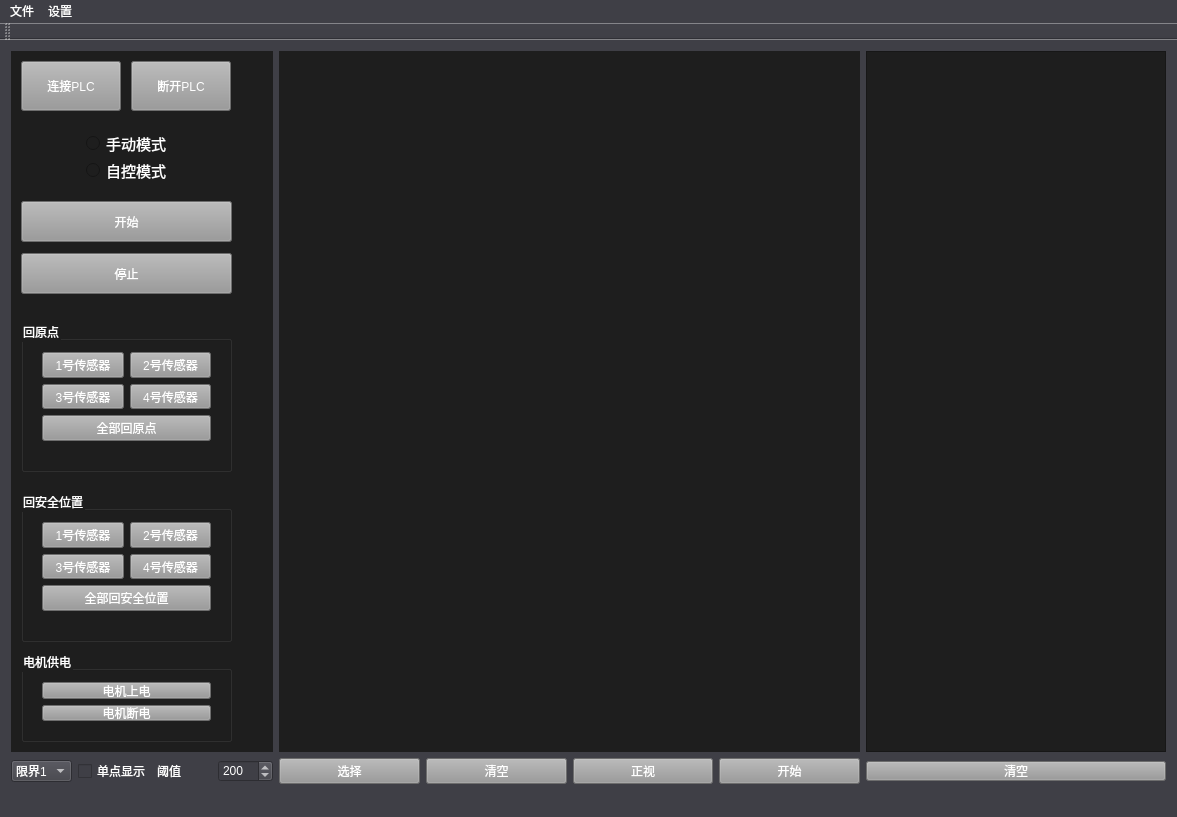
<?xml version="1.0" encoding="UTF-8"?>
<ui version="4.0">
 <class>MainWindow</class>
 <widget class="QMainWindow" name="MainWindow">
  <property name="geometry">
   <rect>
    <x>0</x>
    <y>0</y>
    <width>1177</width>
    <height>803</height>
   </rect>
  </property>
  <property name="focusPolicy">
   <enum>Qt::NoFocus</enum>
  </property>
  <property name="windowTitle">
   <string>MainWindow</string>
  </property>
  <property name="styleSheet">
   <string notr="true">background-color: rgb(63,63,70);
color: rgb(255, 255, 255);</string>
  </property>
  <property name="tabShape">
   <enum>QTabWidget::Rounded</enum>
  </property>
  <property name="dockNestingEnabled">
   <bool>false</bool>
  </property>
  <widget class="QWidget" name="centralWidget">
   <layout class="QGridLayout" name="gridLayout">
    <item row="1" column="2">
     <widget class="QPushButton" name="textClear">
      <property name="minimumSize">
       <size>
        <width>300</width>
        <height>20</height>
       </size>
      </property>
      <property name="maximumSize">
       <size>
        <width>300</width>
        <height>20</height>
       </size>
      </property>
      <property name="styleSheet">
       <string notr="true">QPushButton{background-color: rgb(152, 152, 152)}

QPushButton:hover{background-color: rgb(53, 161, 79);}

QPushButton:pressed{background-color: rgb(53, 161, 79)}</string>
      </property>
      <property name="text">
       <string>清空</string>
      </property>
     </widget>
    </item>
    <item row="0" column="2">
     <layout class="QVBoxLayout" name="verticalLayout">
      <item>
       <widget class="QTextEdit" name="textEdit_Msg">
        <property name="minimumSize">
         <size>
          <width>300</width>
          <height>636</height>
         </size>
        </property>
        <property name="maximumSize">
         <size>
          <width>300</width>
          <height>16777215</height>
         </size>
        </property>
        <property name="font">
         <font>
          <family>Microsoft New Tai Lue</family>
          <pointsize>10</pointsize>
          <kerning>true</kerning>
         </font>
        </property>
        <property name="styleSheet">
         <string notr="true">background-color: rgb(30,30,30);
color: rgb(255, 255, 255);</string>
        </property>
        <property name="readOnly">
         <bool>true</bool>
        </property>
       </widget>
      </item>
     </layout>
    </item>
    <item row="1" column="1">
     <layout class="QHBoxLayout" name="horizontalLayout">
      <item>
       <widget class="QPushButton" name="openPictureFile">
        <property name="styleSheet">
         <string notr="true">QPushButton{background-color: rgb(152, 152, 152)}

QPushButton:hover{background-color: rgb(53, 161, 79);}

QPushButton:pressed{background-color: rgb(53, 161, 79)}</string>
        </property>
        <property name="text">
         <string>选择</string>
        </property>
       </widget>
      </item>
      <item>
       <widget class="QPushButton" name="clearScatter">
        <property name="styleSheet">
         <string notr="true">QPushButton{background-color: rgb(152, 152, 152)}

QPushButton:hover{background-color: rgb(53, 161, 79);}

QPushButton:pressed{background-color: rgb(53, 161, 79)}</string>
        </property>
        <property name="text">
         <string>清空</string>
        </property>
       </widget>
      </item>
      <item>
       <widget class="QPushButton" name="FrontView">
        <property name="styleSheet">
         <string notr="true">QPushButton{background-color: rgb(152, 152, 152)}

QPushButton:hover{background-color: rgb(53, 161, 79);}

QPushButton:pressed{background-color: rgb(53, 161, 79)}</string>
        </property>
        <property name="text">
         <string>正视</string>
        </property>
       </widget>
      </item>
      <item>
       <widget class="QPushButton" name="startProcess">
        <property name="styleSheet">
         <string notr="true">QPushButton{background-color: rgb(152, 152, 152)}

QPushButton:hover{background-color: rgb(53, 161, 79);}

QPushButton:pressed{background-color: rgb(53, 161, 79)}</string>
        </property>
        <property name="text">
         <string>开始</string>
        </property>
       </widget>
      </item>
     </layout>
    </item>
    <item row="0" column="1">
     <widget class="QWidget" name="showScatter" native="true">
      <property name="minimumSize">
       <size>
        <width>581</width>
        <height>581</height>
       </size>
      </property>
      <property name="styleSheet">
       <string notr="true">background-color: rgb(30, 30, 30);</string>
      </property>
     </widget>
    </item>
    <item row="0" column="0">
     <widget class="QWidget" name="widget_2" native="true">
      <property name="minimumSize">
       <size>
        <width>231</width>
        <height>701</height>
       </size>
      </property>
      <property name="styleSheet">
       <string notr="true">background-color: rgb(30,30,30);
border-top-color: rgb(255, 255, 255);</string>
      </property>
      <widget class="QPushButton" name="ModeStart">
       <property name="geometry">
        <rect>
         <x>10</x>
         <y>150</y>
         <width>211</width>
         <height>41</height>
        </rect>
       </property>
       <property name="styleSheet">
        <string notr="true">QPushButton{background-color: rgb(152, 152, 152)}

QPushButton:hover{background-color: rgb(53, 161, 79);}

QPushButton:pressed{background-color: rgb(53, 161, 79)}</string>
       </property>
       <property name="text">
        <string>开始</string>
       </property>
      </widget>
      <widget class="QPushButton" name="StartListen">
       <property name="geometry">
        <rect>
         <x>10</x>
         <y>10</y>
         <width>100</width>
         <height>50</height>
        </rect>
       </property>
       <property name="styleSheet">
        <string notr="true">QPushButton{background-color: rgb(152, 152, 152)}

QPushButton:hover{background-color: rgb(53, 161, 79);}

QPushButton:pressed{background-color: rgb(53, 161, 79)}</string>
       </property>
       <property name="text">
        <string>连接PLC</string>
       </property>
      </widget>
      <widget class="QWidget" name="layoutWidget">
       <property name="geometry">
        <rect>
         <x>10</x>
         <y>70</y>
         <width>211</width>
         <height>71</height>
        </rect>
       </property>
       <layout class="QGridLayout" name="gridLayout_2">
        <item row="0" column="1">
         <widget class="QRadioButton" name="manualMode">
          <property name="font">
           <font>
            <pointsize>11</pointsize>
           </font>
          </property>
          <property name="text">
           <string>手动模式</string>
          </property>
          <property name="iconSize">
           <size>
            <width>16</width>
            <height>16</height>
           </size>
          </property>
         </widget>
        </item>
        <item row="1" column="1">
         <widget class="QRadioButton" name="autoMode">
          <property name="font">
           <font>
            <pointsize>11</pointsize>
           </font>
          </property>
          <property name="text">
           <string>自控模式</string>
          </property>
          <property name="iconSize">
           <size>
            <width>16</width>
            <height>16</height>
           </size>
          </property>
         </widget>
        </item>
        <item row="0" column="0">
         <widget class="QLabel" name="label_11">
          <property name="text">
           <string/>
          </property>
         </widget>
        </item>
        <item row="1" column="2">
         <widget class="QLabel" name="label_9">
          <property name="text">
           <string/>
          </property>
         </widget>
        </item>
       </layout>
      </widget>
      <widget class="QPushButton" name="EndListen">
       <property name="geometry">
        <rect>
         <x>120</x>
         <y>10</y>
         <width>100</width>
         <height>50</height>
        </rect>
       </property>
       <property name="styleSheet">
        <string notr="true">QPushButton{background-color: rgb(152, 152, 152)}

QPushButton:hover{background-color: rgb(53, 161, 79);}

QPushButton:pressed{background-color: rgb(53, 161, 79)}</string>
       </property>
       <property name="text">
        <string>断开PLC</string>
       </property>
      </widget>
      <widget class="QPushButton" name="ModeStop">
       <property name="geometry">
        <rect>
         <x>10</x>
         <y>202</y>
         <width>211</width>
         <height>41</height>
        </rect>
       </property>
       <property name="styleSheet">
        <string notr="true">QPushButton{background-color: rgb(152, 152, 152)}

QPushButton:hover{background-color: rgb(53, 161, 79);}

QPushButton:pressed{background-color: rgb(53, 161, 79)}</string>
       </property>
       <property name="text">
        <string>停止</string>
       </property>
      </widget>
      <widget class="QGroupBox" name="groupBox">
       <property name="geometry">
        <rect>
         <x>10</x>
         <y>270</y>
         <width>211</width>
         <height>151</height>
        </rect>
       </property>
       <property name="title">
        <string>回原点</string>
       </property>
       <widget class="QWidget" name="verticalLayoutWidget">
        <property name="geometry">
         <rect>
          <x>10</x>
          <y>20</y>
          <width>191</width>
          <height>111</height>
         </rect>
        </property>
        <layout class="QVBoxLayout" name="verticalLayout_2">
         <item>
          <layout class="QGridLayout" name="gridLayout_3">
           <item row="0" column="0">
            <widget class="QPushButton" name="BacktoOrigin_1">
             <property name="styleSheet">
              <string notr="true">QPushButton{background-color: rgb(152, 152, 152)}

QPushButton:hover{background-color: rgb(53, 161, 79);}

QPushButton:pressed{background-color: rgb(53, 161, 79)}</string>
             </property>
             <property name="text">
              <string>1号传感器</string>
             </property>
            </widget>
           </item>
           <item row="0" column="1">
            <widget class="QPushButton" name="BacktoOrigin_2">
             <property name="styleSheet">
              <string notr="true">QPushButton{background-color: rgb(152, 152, 152)}

QPushButton:hover{background-color: rgb(53, 161, 79);}

QPushButton:pressed{background-color: rgb(53, 161, 79)}</string>
             </property>
             <property name="text">
              <string>2号传感器</string>
             </property>
            </widget>
           </item>
           <item row="1" column="0">
            <widget class="QPushButton" name="BacktoOrigin_3">
             <property name="styleSheet">
              <string notr="true">QPushButton{background-color: rgb(152, 152, 152)}

QPushButton:hover{background-color: rgb(53, 161, 79);}

QPushButton:pressed{background-color: rgb(53, 161, 79)}</string>
             </property>
             <property name="text">
              <string>3号传感器</string>
             </property>
            </widget>
           </item>
           <item row="1" column="1">
            <widget class="QPushButton" name="BacktoOrigin_4">
             <property name="styleSheet">
              <string notr="true">QPushButton{background-color: rgb(152, 152, 152)}

QPushButton:hover{background-color: rgb(53, 161, 79);}

QPushButton:pressed{background-color: rgb(53, 161, 79)}</string>
             </property>
             <property name="text">
              <string>4号传感器</string>
             </property>
            </widget>
           </item>
          </layout>
         </item>
         <item>
          <widget class="QPushButton" name="BacktoOrigin_all">
           <property name="styleSheet">
            <string notr="true">QPushButton{background-color: rgb(152, 152, 152)}

QPushButton:hover{background-color: rgb(53, 161, 79);}

QPushButton:pressed{background-color: rgb(53, 161, 79)}</string>
           </property>
           <property name="text">
            <string>全部回原点</string>
           </property>
          </widget>
         </item>
        </layout>
       </widget>
      </widget>
      <widget class="QGroupBox" name="groupBox_2">
       <property name="geometry">
        <rect>
         <x>10</x>
         <y>440</y>
         <width>211</width>
         <height>151</height>
        </rect>
       </property>
       <property name="title">
        <string>回安全位置</string>
       </property>
       <widget class="QWidget" name="verticalLayoutWidget_2">
        <property name="geometry">
         <rect>
          <x>10</x>
          <y>20</y>
          <width>191</width>
          <height>111</height>
         </rect>
        </property>
        <layout class="QVBoxLayout" name="verticalLayout_3">
         <item>
          <layout class="QGridLayout" name="gridLayout_4">
           <item row="0" column="0">
            <widget class="QPushButton" name="BacktoSafe_1">
             <property name="styleSheet">
              <string notr="true">QPushButton{background-color: rgb(152, 152, 152)}

QPushButton:hover{background-color: rgb(53, 161, 79);}

QPushButton:pressed{background-color: rgb(53, 161, 79)}</string>
             </property>
             <property name="text">
              <string>1号传感器</string>
             </property>
            </widget>
           </item>
           <item row="0" column="1">
            <widget class="QPushButton" name="BacktoSafe_2">
             <property name="styleSheet">
              <string notr="true">QPushButton{background-color: rgb(152, 152, 152)}

QPushButton:hover{background-color: rgb(53, 161, 79);}

QPushButton:pressed{background-color: rgb(53, 161, 79)}</string>
             </property>
             <property name="text">
              <string>2号传感器</string>
             </property>
            </widget>
           </item>
           <item row="1" column="0">
            <widget class="QPushButton" name="BacktoSafe_3">
             <property name="styleSheet">
              <string notr="true">QPushButton{background-color: rgb(152, 152, 152)}

QPushButton:hover{background-color: rgb(53, 161, 79);}

QPushButton:pressed{background-color: rgb(53, 161, 79)}</string>
             </property>
             <property name="text">
              <string>3号传感器</string>
             </property>
            </widget>
           </item>
           <item row="1" column="1">
            <widget class="QPushButton" name="BacktoSafe_4">
             <property name="styleSheet">
              <string notr="true">QPushButton{background-color: rgb(152, 152, 152)}

QPushButton:hover{background-color: rgb(53, 161, 79);}

QPushButton:pressed{background-color: rgb(53, 161, 79)}</string>
             </property>
             <property name="text">
              <string>4号传感器</string>
             </property>
            </widget>
           </item>
          </layout>
         </item>
         <item>
          <widget class="QPushButton" name="BacktoSafe_all">
           <property name="styleSheet">
            <string notr="true">QPushButton{background-color: rgb(152, 152, 152)}

QPushButton:hover{background-color: rgb(53, 161, 79);}

QPushButton:pressed{background-color: rgb(53, 161, 79)}</string>
           </property>
           <property name="text">
            <string>全部回安全位置</string>
           </property>
          </widget>
         </item>
        </layout>
       </widget>
      </widget>
      <widget class="QGroupBox" name="groupBox_3">
       <property name="geometry">
        <rect>
         <x>10</x>
         <y>600</y>
         <width>211</width>
         <height>91</height>
        </rect>
       </property>
       <property name="title">
        <string>电机供电</string>
       </property>
       <widget class="QWidget" name="verticalLayoutWidget_3">
        <property name="geometry">
         <rect>
          <x>10</x>
          <y>20</y>
          <width>191</width>
          <height>61</height>
         </rect>
        </property>
        <layout class="QVBoxLayout" name="verticalLayout_4">
         <item>
          <widget class="QPushButton" name="motorsPowerOn">
           <property name="styleSheet">
            <string notr="true">QPushButton{background-color: rgb(152, 152, 152)}

QPushButton:hover{background-color: rgb(53, 161, 79);}

QPushButton:pressed{background-color: rgb(53, 161, 79)}</string>
           </property>
           <property name="text">
            <string>电机上电</string>
           </property>
          </widget>
         </item>
         <item>
          <widget class="QPushButton" name="motorsPowerOff">
           <property name="styleSheet">
            <string notr="true">QPushButton{background-color: rgb(152, 152, 152)}

QPushButton:hover{background-color: rgb(53, 161, 79);}

QPushButton:pressed{background-color: rgb(53, 161, 79)}</string>
           </property>
           <property name="text">
            <string>电机断电</string>
           </property>
          </widget>
         </item>
        </layout>
       </widget>
      </widget>
     </widget>
    </item>
    <item row="1" column="0">
     <layout class="QHBoxLayout" name="horizontalLayout_3">
      <item>
       <widget class="QComboBox" name="readLimit">
        <property name="styleSheet">
         <string notr="true">QPushButton{background-color: rgb(152, 152, 152)}

selection-color: rgb(0, 170, 0);
</string>
        </property>
        <item>
         <property name="text">
          <string>限界1</string>
         </property>
        </item>
        <item>
         <property name="text">
          <string>限界2</string>
         </property>
        </item>
       </widget>
      </item>
      <item>
       <widget class="QCheckBox" name="isSinglePointShow">
        <property name="text">
         <string>单点显示</string>
        </property>
       </widget>
      </item>
      <item>
       <widget class="QLabel" name="label">
        <property name="text">
         <string>阈值</string>
        </property>
       </widget>
      </item>
      <item>
       <widget class="QSpinBox" name="threshold">
        <property name="maximum">
         <number>255</number>
        </property>
        <property name="value">
         <number>200</number>
        </property>
       </widget>
      </item>
     </layout>
    </item>
   </layout>
  </widget>
  <widget class="QMenuBar" name="menuBar">
   <property name="geometry">
    <rect>
     <x>0</x>
     <y>0</y>
     <width>1177</width>
     <height>23</height>
    </rect>
   </property>
   <widget class="QMenu" name="menu">
    <property name="title">
     <string>设置</string>
    </property>
    <addaction name="actionSetting"/>
    <addaction name="actionCameraSetting"/>
   </widget>
   <widget class="QMenu" name="menu_2">
    <property name="title">
     <string>文件</string>
    </property>
    <addaction name="actionCameraParm"/>
    <addaction name="actionSavePointCloud"/>
    <addaction name="actionReadPointCloud"/>
   </widget>
   <addaction name="menu_2"/>
   <addaction name="menu"/>
  </widget>
  <widget class="QToolBar" name="mainToolBar">
   <attribute name="toolBarArea">
    <enum>TopToolBarArea</enum>
   </attribute>
   <attribute name="toolBarBreak">
    <bool>false</bool>
   </attribute>
  </widget>
  <widget class="QStatusBar" name="statusBar"/>
  <action name="actionSetting">
   <property name="text">
    <string>Setting</string>
   </property>
  </action>
  <action name="actionCameraSetting">
   <property name="text">
    <string>CameraSetting</string>
   </property>
  </action>
  <action name="actionCameraParm">
   <property name="text">
    <string>ReadSensors</string>
   </property>
  </action>
  <action name="actionSavePointCloud">
   <property name="text">
    <string>SavePointCloud</string>
   </property>
  </action>
  <action name="actionReadPointCloud">
   <property name="text">
    <string>ReadPointCloud</string>
   </property>
  </action>
 </widget>
 <layoutdefault spacing="6" margin="11"/>
 <resources/>
 <connections/>
</ui>
